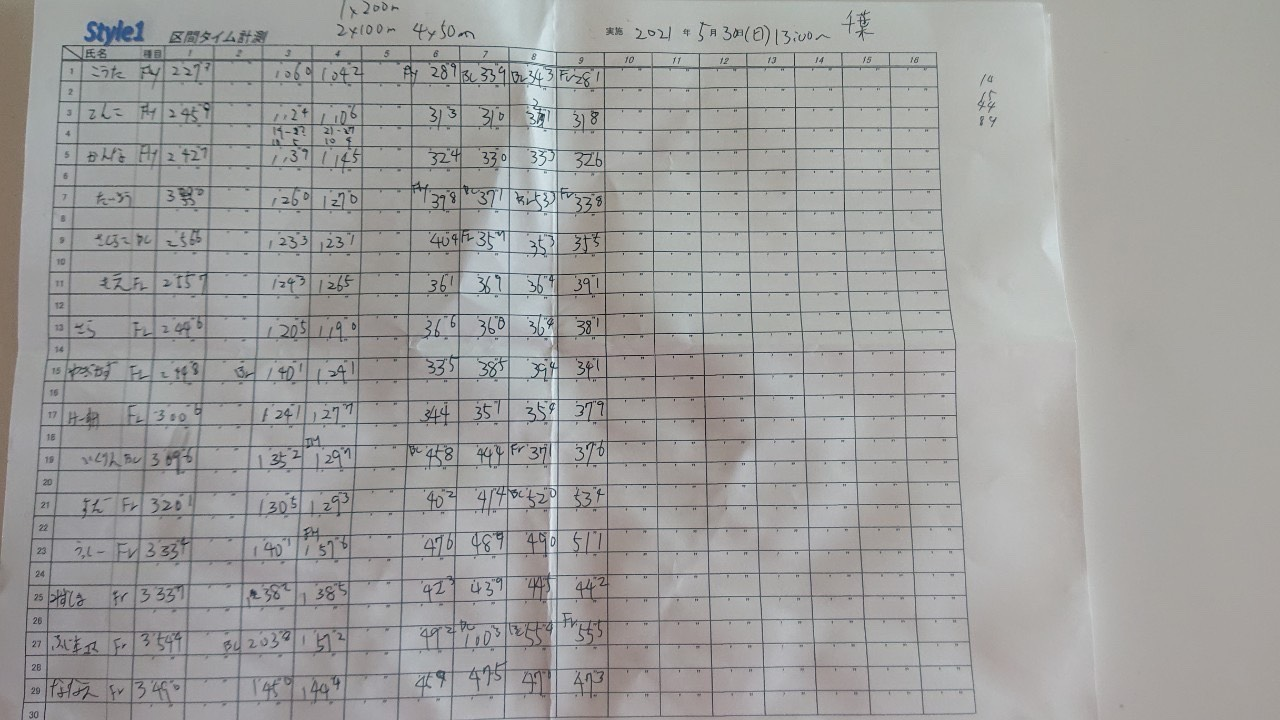
#> input picture images/bad_quality/image4.png, 1280 x 720 px
$ python -i preprocessor.py   (imports and definitions only)
#> lines starting #> are read from the running program, lines starting #| are printed output that depends on the picture; after the words box and inside, x2 and y2 are one past the last pixel; in counts of white or black regions, pixels touching at a corner belong together
### src/sauvola.py
from skimage.filters import threshold_sauvola, gaussian
from skimage.color import rgb2gray
from skimage.util import img_as_ubyte

def sauvola(original_image):
    gray = rgb2gray(original_image)
    smoothened = gaussian(gray, sigma=0.4)
    window_size = 25
    thresh_sauvola = threshold_sauvola(smoothened, window_size=window_size, k=0.2)

    binary_sauvola = smoothened > thresh_sauvola
    return img_as_ubyte((~binary_sauvola) * 255)

### src/preprocessor.py
import numpy as np
import cv2
import re
import os, shutil
import math

from matplotlib import pyplot as plt
from sauvola import sauvola

# **Find the Biggest Contour**
def biggest_contour(contours, min_area):
    max_area = 0
    approx_contour = None
    for n, i in enumerate(contours):
        area = cv2.contourArea(i)
        if area > min_area:
            peri = cv2.arcLength(i, True)
            approx = cv2.approxPolyDP(i, 0.02 * peri, True)
            if area > max_area and len(approx) == 4:
                max_area = area
                approx_contour = approx
    if approx_contour is not None:
        approx_contour = approx_contour.reshape((approx_contour.shape[0], -1))
    return approx_contour


# # Transformation the image

# **1. Convert the image to grayscale**

# **2. Remove noise and smoothen out the image by applying blurring and thresholding techniques**

# **3. Use Canny Edge Detection to find the edges**

# **4. Find the biggest contour and crop it out**
def transformation(original_image, intermediate=None):
    binarized = sauvola(original_image)
    image = binarized.copy()
    height, width, channel = original_image.shape
    image_size = binarized.size
    edges = cv2.Canny(image, 100, 200, apertureSize=5)
    contours, hierarchy = cv2.findContours(
        edges, cv2.RETR_EXTERNAL, cv2.CHAIN_APPROX_SIMPLE
    )

    simplified_contours = []
    for cnt in contours:
        hull = cv2.convexHull(cnt)
        simplified_contours.append(
            cv2.approxPolyDP(hull, 0.02 * cv2.arcLength(hull, True), True)
        )
    simplified_contours = np.array(simplified_contours, dtype=object)

    approx_contour = biggest_contour(simplified_contours, image_size / 4)

    if intermediate is not None:
        im_contour = original_image.copy()
        im_simplified = original_image.copy()
        im_approx = original_image.copy()
        im_contour = cv2.drawContours(im_contour, contours, -1, (0, 255, 0), 1)
        im_simplified = cv2.drawContours(im_simplified, simplified_contours, -1, (0, 255, 0), 1)
        cv2.imwrite(str(intermediate/"binarized.png"), binarized)
        cv2.imwrite(str(intermediate/"contours.png"), im_contour)
        cv2.imwrite(str(intermediate/"simplified_contours.png"), im_simplified)
        if approx_contour is not None:
            im_approx = cv2.drawContours(im_approx, [approx_contour], -1, (0, 255, 0), 1)
            for pair in approx_contour:
                im_approx = cv2.circle(im_approx, pair, 10, (0, 0, 255), -1)
            cv2.imwrite(str(intermediate/"approx_contour.png"), im_approx)

    if approx_contour is None:
        return original_image, binarized
    else:
        approx_contour = np.float32(approx_contour)
        return four_point_transform(original_image, binarized, approx_contour)

def order_points(pts):
    # initialzie a list of coordinates that will be ordered
    # such that the first entry in the list is the top-left,
    # the second entry is the top-right, the third is the
    # bottom-right, and the fourth is the bottom-left
    rect = np.zeros((4, 2), dtype = "float32")
    # the top-left point will have the smallest sum, whereas
    # the bottom-right point will have the largest sum
    s = pts.sum(axis = 1)
    rect[0] = pts[np.argmin(s)]
    rect[2] = pts[np.argmax(s)]
    # now, compute the difference between the points, the
    # top-right point will have the smallest difference,
    # whereas the bottom-left will have the largest difference
    diff = np.diff(pts, axis = 1)
    rect[1] = pts[np.argmin(diff)]
    rect[3] = pts[np.argmax(diff)]
    # return the ordered coordinates
    return rect

def is_rectangular(tl, tr, br, bl):
    parr_margin = 0.93969262078 # cosine(+-20 degrees)
    perp_margin = 0.34202014332 # abs(cosine(90 +- 10 degrees))
    def gradient(p1, p2):
        if p1[0] - p2[0] == 0:
            if p1[1] - p2[1] == 0:
                return 0
            else:
                return np.iinfo(np.int32).max
        y_diff = (p1[1] - p2[1])
        x_diff = (p1[0] - p2[0])
        ratio = y_diff / x_diff
        return (p1[1] - p2[1]) / (p1[0] - p2[0])

    def cosine_angle(g1, g2):
        # cosine angle similarity: A・B / |A| * |B|
        # A = [1, g1], B = [1, g2]
        return abs(1 + g1 * g2) / math.sqrt((1 + g1**2) * (1 + g2**2))

    top = gradient(tl, tr)
    bottom = gradient(bl, br)
    left = gradient(tl, bl)
    right = gradient(tr, br)

    horizontal_cos = cosine_angle(top, bottom)
    vertical_cos = cosine_angle(left, right)
    tl_cos = cosine_angle(top, left)
    br_cos = cosine_angle(bottom, right)

    if (horizontal_cos < parr_margin or vertical_cos < parr_margin
       or tl_cos > perp_margin or br_cos > perp_margin):
        return False
    return True

def four_point_transform(original, binarized, pts):
    # get the 4 edges
    rect = order_points(pts)
    (tl, tr, br, bl) = rect
    if not is_rectangular(tl, tr, br, bl):
        return original, binarized

    # compute the width of the new image, which will be the
    # maximum distance between bottom-right and bottom-left
    # x-coordiates or the top-right and top-left x-coordinates
    widthA = np.sqrt(((br[0] - bl[0]) ** 2) + ((br[1] - bl[1]) ** 2))
    widthB = np.sqrt(((tr[0] - tl[0]) ** 2) + ((tr[1] - tl[1]) ** 2))
    maxWidth = max(int(widthA), int(widthB))

    # compute the height of the new image, which will be the
    # maximum distance between the top-right and bottom-right
    # y-coordinates or the top-left and bottom-left y-coordinates
    heightA = np.sqrt(((tr[0] - br[0]) ** 2) + ((tr[1] - br[1]) ** 2))
    heightB = np.sqrt(((tl[0] - bl[0]) ** 2) + ((tl[1] - bl[1]) ** 2))
    maxHeight = max(int(heightA), int(heightB))

    # now that we have the dimensions of the new image, construct
    # the set of destination points to obtain a "birds eye view",
    # (i.e. top-down view) of the image, again specifying points
    # in the top-left, top-right, bottom-right, and bottom-left
    # order
    dst = np.array(
        [[0, 0], [maxWidth - 1, 0], [maxWidth - 1, maxHeight - 1], [0, maxHeight - 1]],
        dtype="float32",
    )

    # compute the perspective transform matrix and then apply it
    M = cv2.getPerspectiveTransform(rect, dst)
    warped_org = cv2.warpPerspective(original, M, (maxWidth, maxHeight))
    warped_bin = cv2.warpPerspective(binarized, M, (maxWidth, maxHeight))

    # return the warped image
    return warped_org, warped_bin

>>> import cv2
>>> picture = cv2.imread('../images/bad_quality/image4.png')
#> picture is the input picture: shape (720, 1280, 3); mean B, G, R 158.2, 159.4, 159.8
>>> result = transformation(picture)
#> in sauvola, `thresh_sauvola = threshold_sauvola(smoothened, window_size=window_size..`:
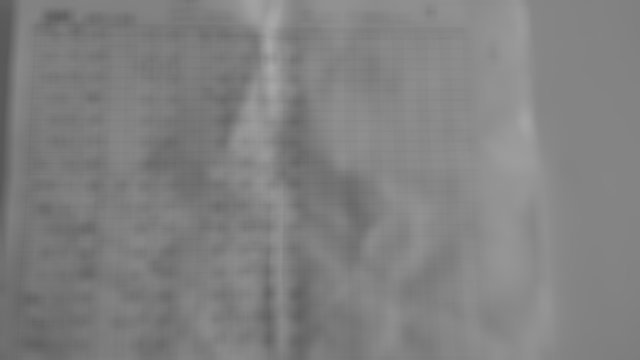
#> thresh_sauvola: shape (720, 1280) float64 (shown at 1/2 size); min 0.343, max 0.664, mean 0.507
#> in sauvola, `binary_sauvola = smoothened > thresh_sauvola`:
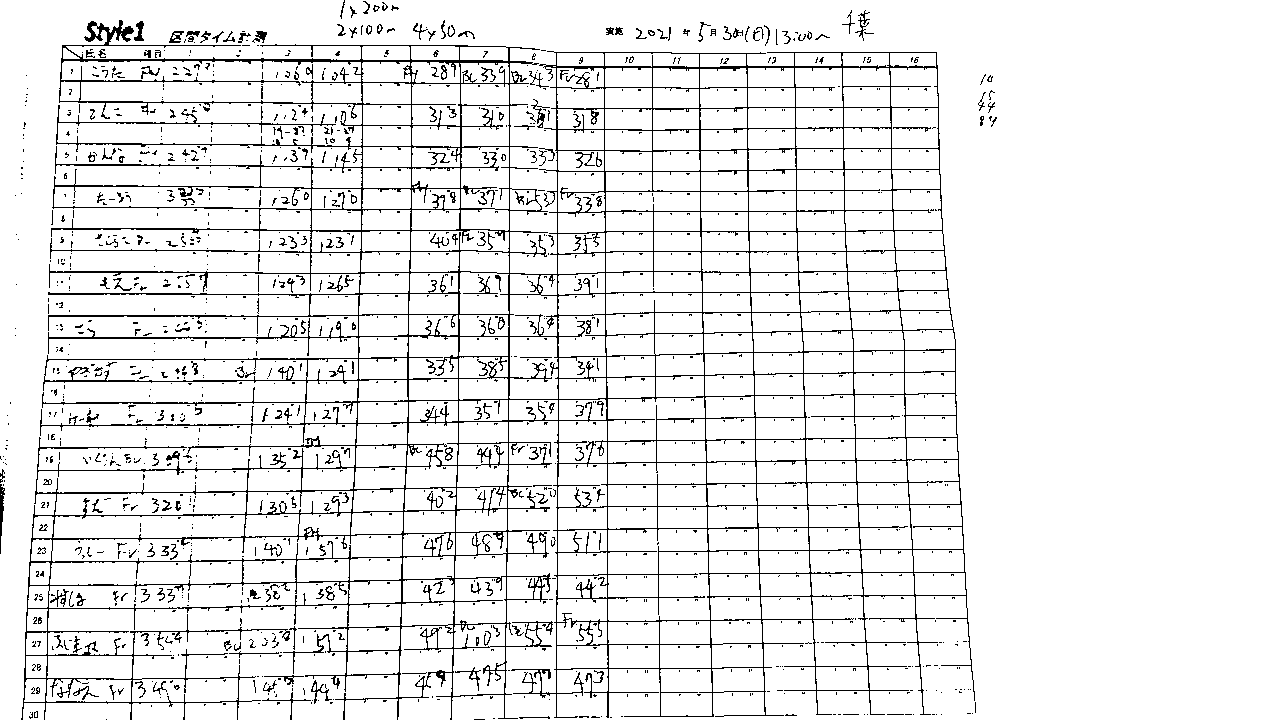
#> binary_sauvola: shape (720, 1280) bool; 92.4% white; black in thin lines or dots, all inside (x1, y1, x2, y2) = (0, 0, 997, 720)
#> in transformation, `edges = cv2.Canny(image, 100, 200, apertureSize=5)`:
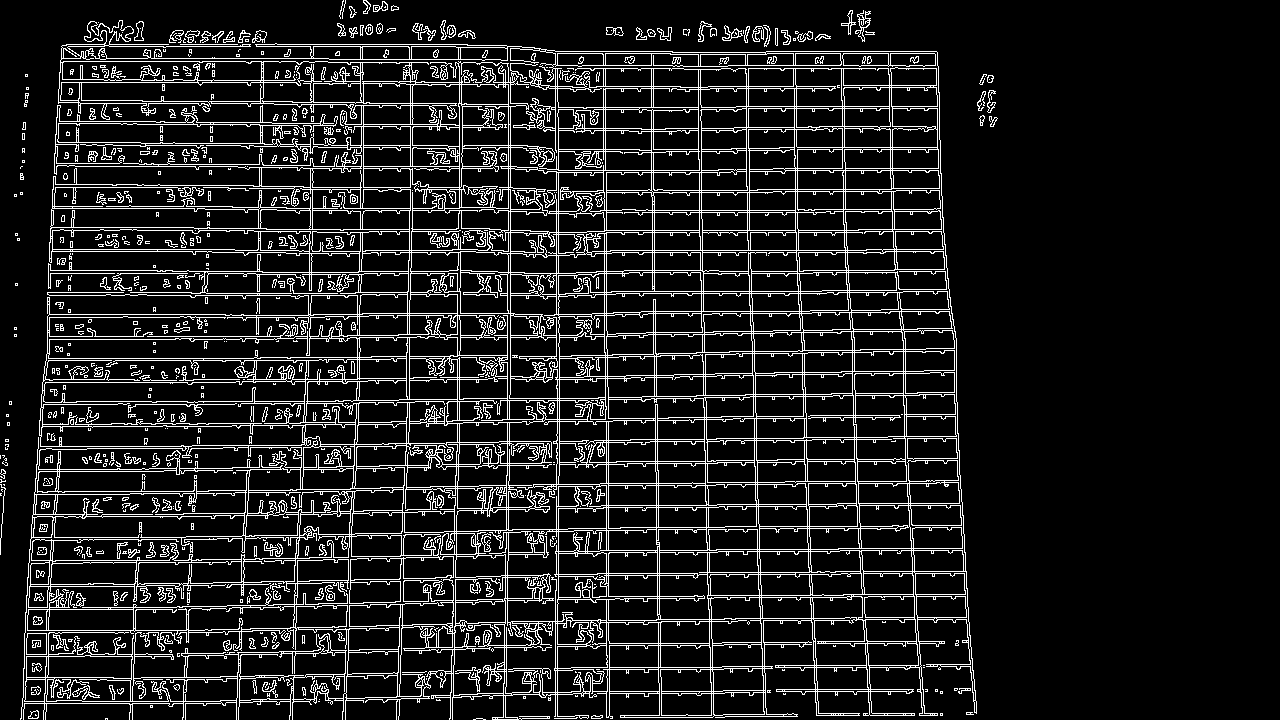
#> edges: shape (720, 1280); 11.5% white in thin lines or dots, all inside (x1, y1, x2, y2) = (0, 0, 998, 720)
#> in transformation, `contours, hierarchy = cv2.findContours( edges, cv2.RETR_EXTERNAL, cv2...`: contours = 227 contours, 169 with area under 20; largest, box (x1, y1, x2, y2) and area: (20, 20, 977, 720) 537938, (26, 633, 47, 655) 416, (855, 10, 871, 42) 154, (722, 25, 743, 41) 115, (264, 542, 283, 557) 108
#> the loop in transformation, `for cnt in contours:` made 227 passes
#> hull on passes 1 to 3: [[485, 719], [473, 719], [476, 718], [482, 718]], [[107, 718], [107, 719], [105, 719], [105, 718]], [[577, 717], [576, 718], [554, 718], [576, 717]]
#> after the loop in transformation, `for cnt in contours:`: simplified_contours = 227 contours, 133 with area under 20; largest, box (x1, y1, x2, y2) and area: (20, 46, 977, 720) 611096, (112, 273, 188, 291) 766, (26, 633, 47, 655) 410, (855, 10, 871, 42) 328, (722, 25, 743, 41) 198
#> the loop in biggest_contour, `for n, i in enumerate(contours):` made 227 passes
#> (area, peri, max_area, approx_contour) on pass 219: (611096, 3168.5, 611096, [[976, 713], [20, 719], [61, 46], [936, 51]])
#> after the loop in biggest_contour, `for n, i in enumerate(contours):`: max_area = 611096
#> in transformation, `approx_contour = biggest_contour(simplified_contours, image_size / 4)`: approx_contour = [[976, 713], [20, 719], [61, 46], [936, 51]]
#> in order_points, `s = pts.sum(axis = 1)`: s = [1689, 739, 107, 987]
#> in order_points, `diff = np.diff(pts, axis = 1)`: diff = [-263, 699, -15, -885]
#> in four_point_transform, `rect = order_points(pts)`: rect = [[61, 46], [936, 51], [976, 713], [20, 719]]
#> in four_point_transform, `(tl, tr, br, bl) = rect`: tl = [61, 46]; tr = [936, 51]; br = [976, 713]; bl = [20, 719]
#> in gradient, `y_diff = (p1[1] - p2[1])`: y_diff = -5
#> in gradient, `x_diff = (p1[0] - p2[0])`: x_diff = -875
#> in gradient, `ratio = y_diff / x_diff`: ratio = 0.00571
#> in is_rectangular, `bottom = gradient(bl, br)`: bottom = -0.00628
#> in is_rectangular, `left = gradient(tl, bl)`: left = -16.41
#> in is_rectangular, `right = gradient(tr, br)`: right = 16.55
#> in is_rectangular, `horizontal_cos = cosine_angle(top, bottom)`: horizontal_cos = 1
#> in is_rectangular, `vertical_cos = cosine_angle(left, right)`: vertical_cos = 0.993
#> in is_rectangular, `tl_cos = cosine_angle(top, left)`: tl_cos = 0.0551
#> in is_rectangular, `br_cos = cosine_angle(bottom, right)`: br_cos = 0.054
#> in four_point_transform, `widthA = np.sqrt(((br[0] - bl[0]) ** 2) + ((br[1] - bl[1]) ** 2))`: widthA = 956
#> in four_point_transform, `widthB = np.sqrt(((tr[0] - tl[0]) ** 2) + ((tr[1] - tl[1]) ** 2))`: widthB = 875
#> in four_point_transform, `maxWidth = max(int(widthA), int(widthB))`: maxWidth = 956
#> in four_point_transform, `heightA = np.sqrt(((tr[0] - br[0]) ** 2) + ((tr[1] - br[1]) ** 2))`: heightA = 663.2
#> in four_point_transform, `heightB = np.sqrt(((tl[0] - bl[0]) ** 2) + ((tl[1] - bl[1]) ** 2))`: heightB = 674.2
#> in four_point_transform, `maxHeight = max(int(heightA), int(heightB))`: maxHeight = 674
#> in four_point_transform, `dst = np.array( [[0, 0], [maxWidth - 1, 0], [maxWidth - 1, maxHeight -..`: dst = [[0, 0], [955, 0], [955, 673], [0, 673]]
#> in four_point_transform, `M = cv2.getPerspectiveTransform(rect, dst)`: M = [[1.08, 0.0658, -68.88], [-0.00628, 1.1, -50.16], [-1.87e-05, 0.000138, 1]]
#> in four_point_transform, `warped_org = cv2.warpPerspective(original, M, (maxWidth, maxHeight))`:
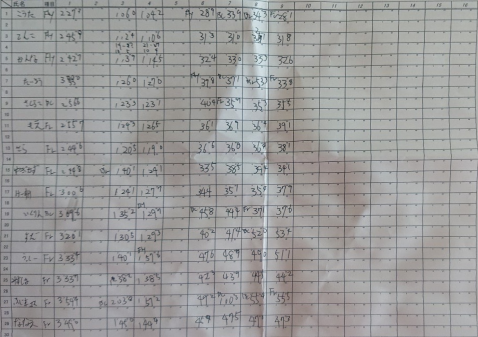
#> warped_org: shape (674, 956, 3) (shown at 1/2 size); mean B, G, R 155.1, 155.3, 155.3
#> in four_point_transform, `warped_bin = cv2.warpPerspective(binarized, M, (maxWidth, maxHeight))`:
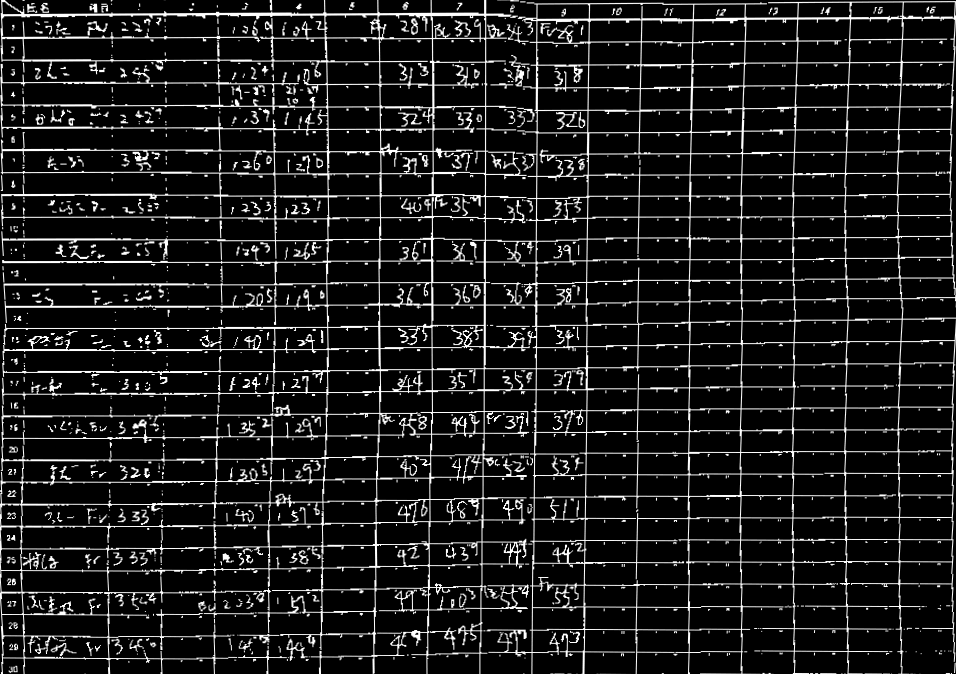
#> warped_bin: shape (674, 956); min 0, max 255, mean 27.7
